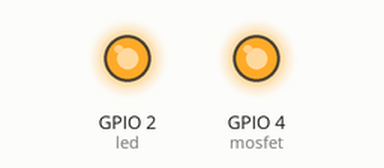
Simulated run of this sketch. Board: ESP32. Parts: output pins drawn as LEDs (lit = HIGH).

Above: at 3.5 s.
At 11.0 s:
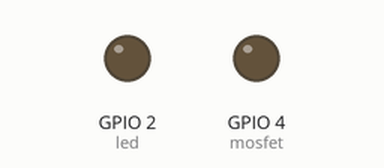
Timing chart, 0 to 27.0 s (numbered marks = the images above):
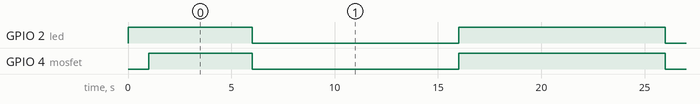

Measured:
- by itself, GPIO 2 (led): alternates HIGH for 10.0 s and LOW for 10.0 s
- by itself, GPIO 4 (mosfet): repeats every 20.0 s: LOW 10.0 s, HIGH 10.0 s

The sketch:

MOSFETS_ESP.ino
```cpp
// ESP32 MOSFET TEST

#define mosfet 4
#define led 2

void setup(){
  pinMode(mosfet, OUTPUT);
  pinMode(led, OUTPUT);
  digitalWrite(mosfet, LOW);
  digitalWrite(led, HIGH);
  delay(1000);
  digitalWrite(led, LOW);
}

void loop(){
  digitalWrite(mosfet, HIGH);
  digitalWrite(led, HIGH);
  delay(5000);

  digitalWrite(mosfet, LOW);
  digitalWrite(led, LOW);
  delay(10000);

  digitalWrite(mosfet, HIGH);
  digitalWrite(led, HIGH);
  delay(5000);

}
```
